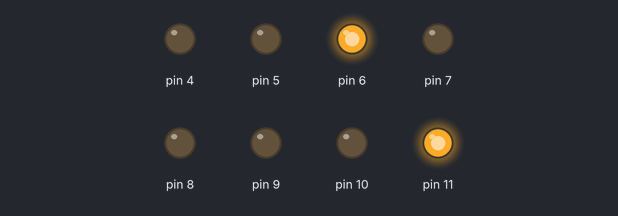
Bench run of a sketch on a simulated Arduino Uno, built with avr-gcc and run on an emulated ATmega328P. Shown: output pins drawn as LEDs (lit = HIGH).

Above: at 0.1 s.
At 1.1 s:
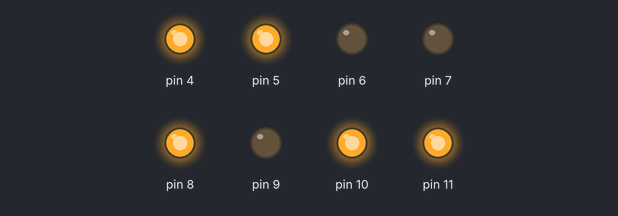
At 2.1 s:
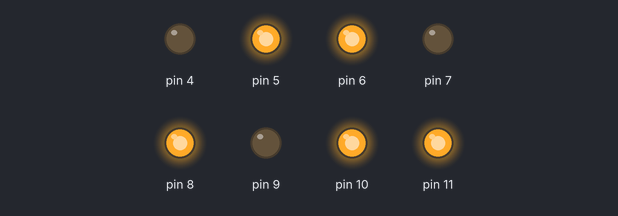
Timing chart, 0 to 3.6 s (numbered marks = the images above):
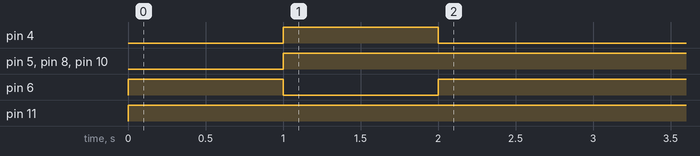

The sketch:

simpleLight.ino
```cpp
void setup() {
  pinMode(4, OUTPUT);
  pinMode(5, OUTPUT);
  pinMode(6, OUTPUT);
  pinMode(7, OUTPUT);
  pinMode(8, OUTPUT);
  pinMode(9, OUTPUT);
  pinMode(10, OUTPUT);
  pinMode(11, OUTPUT);

}

void loop() {
  digitalWrite(6, HIGH);
  digitalWrite(11, HIGH);
  delay(1000);
  digitalWrite(6, LOW);
  digitalWrite(10, HIGH);
  digitalWrite(8, HIGH);
  digitalWrite(4, HIGH);
  digitalWrite(5, HIGH);
  delay(1000);
  digitalWrite(4, LOW);
  digitalWrite(6, HIGH);
  delay(100000000);


}
```

Measured:
- by itself, pin 4: LOW → HIGH at 1.0 s, → LOW 1.0 s later
- by itself, pin 5, pin 8, pin 10: LOW → HIGH at 1.0 s
- by itself, pin 6: LOW → HIGH at 0.00 s, → LOW 1.0 s later, → HIGH 1.0 s later
- by itself, pin 11: LOW → HIGH at 0.00 s
